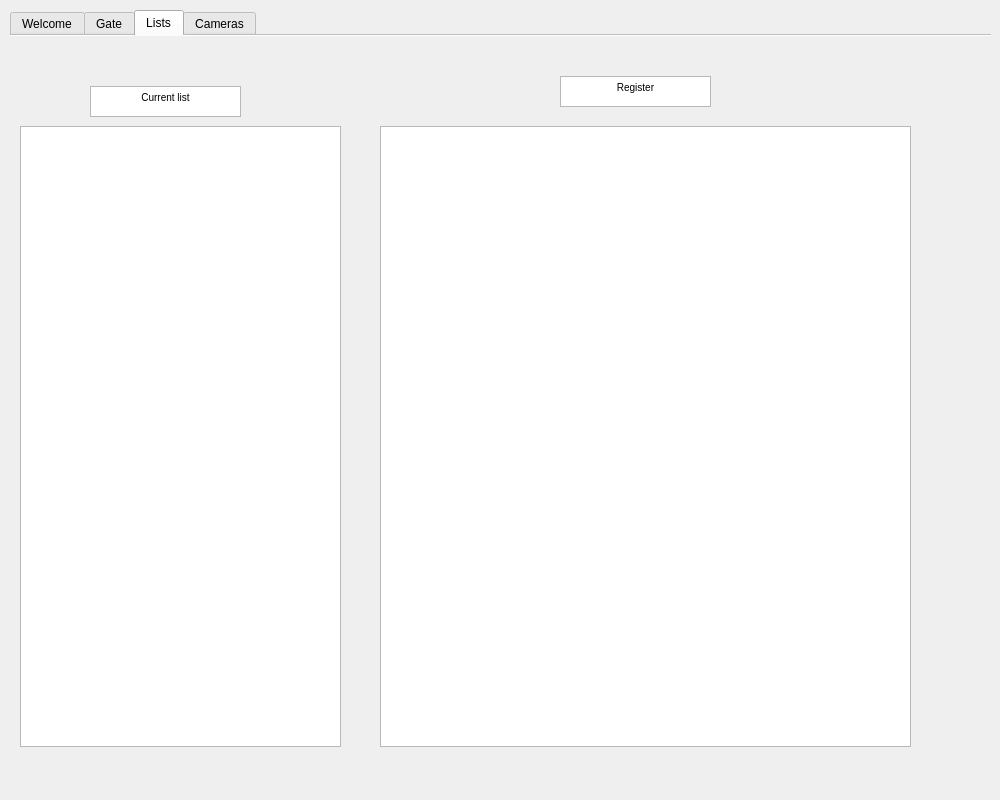
<?xml version="1.0" encoding="UTF-8"?>
<ui version="4.0">
 <class>Dialog</class>
 <widget class="QDialog" name="Dialog">
  <property name="geometry">
   <rect>
    <x>0</x>
    <y>0</y>
    <width>1000</width>
    <height>800</height>
   </rect>
  </property>
  <property name="windowTitle">
   <string>Dialog</string>
  </property>
  <property name="sizeGripEnabled">
   <bool>false</bool>
  </property>
  <property name="modal">
   <bool>false</bool>
  </property>
  <widget class="QTabWidget" name="tabWidget">
   <property name="enabled">
    <bool>true</bool>
   </property>
   <property name="geometry">
    <rect>
     <x>10</x>
     <y>10</y>
     <width>981</width>
     <height>782</height>
    </rect>
   </property>
   <property name="cursor">
    <cursorShape>ArrowCursor</cursorShape>
   </property>
   <property name="currentIndex">
    <number>2</number>
   </property>
   <property name="documentMode">
    <bool>true</bool>
   </property>
   <property name="tabsClosable">
    <bool>false</bool>
   </property>
   <property name="movable">
    <bool>true</bool>
   </property>
   <widget class="QWidget" name="Welcome">
    <attribute name="title">
     <string>Welcome</string>
    </attribute>
    <widget class="QLabel" name="icon_py">
     <property name="geometry">
      <rect>
       <x>530</x>
       <y>40</y>
       <width>351</width>
       <height>331</height>
      </rect>
     </property>
     <property name="text">
      <string/>
     </property>
     <property name="textFormat">
      <enum>Qt::AutoText</enum>
     </property>
     <property name="pixmap">
      <pixmap>../python-icon.png</pixmap>
     </property>
     <property name="scaledContents">
      <bool>true</bool>
     </property>
     <property name="openExternalLinks">
      <bool>false</bool>
     </property>
    </widget>
    <widget class="QLabel" name="icon_qt">
     <property name="geometry">
      <rect>
       <x>570</x>
       <y>450</y>
       <width>251</width>
       <height>241</height>
      </rect>
     </property>
     <property name="text">
      <string/>
     </property>
     <property name="pixmap">
      <pixmap>../qt-icon.png</pixmap>
     </property>
     <property name="scaledContents">
      <bool>false</bool>
     </property>
    </widget>
    <widget class="QTextBrowser" name="wel_text">
     <property name="geometry">
      <rect>
       <x>20</x>
       <y>240</y>
       <width>431</width>
       <height>471</height>
      </rect>
     </property>
     <property name="html">
      <string>&lt;!DOCTYPE HTML PUBLIC &quot;-//W3C//DTD HTML 4.0//EN&quot; &quot;http://www.w3.org/TR/REC-html40/strict.dtd&quot;&gt;
&lt;html&gt;&lt;head&gt;&lt;meta name=&quot;qrichtext&quot; content=&quot;1&quot; /&gt;&lt;style type=&quot;text/css&quot;&gt;
p, li { white-space: pre-wrap; }
&lt;/style&gt;&lt;/head&gt;&lt;body style=&quot; font-family:'MS Shell Dlg 2'; font-size:9.75pt; font-weight:400; font-style:normal;&quot;&gt;
&lt;p align=&quot;center&quot; style=&quot; margin-top:0px; margin-bottom:0px; margin-left:0px; margin-right:0px; -qt-block-indent:0; text-indent:0px;&quot;&gt;&lt;span style=&quot; font-size:12pt; font-weight:600;&quot;&gt;Welcome in Inteligent parking system &lt;/span&gt;&lt;/p&gt;
&lt;p align=&quot;center&quot; style=&quot;-qt-paragraph-type:empty; margin-top:0px; margin-bottom:0px; margin-left:0px; margin-right:0px; -qt-block-indent:0; text-indent:0px; font-size:12pt; font-weight:600;&quot;&gt;&lt;br /&gt;&lt;/p&gt;
&lt;p align=&quot;center&quot; style=&quot; margin-top:0px; margin-bottom:0px; margin-left:0px; margin-right:0px; -qt-block-indent:0; text-indent:0px;&quot;&gt;&lt;span style=&quot; font-size:10pt;&quot;&gt;Thank you for choosing SmartPark, your intelligent parking solution. Our application utilizes cutting-edge technology to read license plates and efficiently manage traffic within the parking facility. Leveraging OCR for license plate recognition and CUDA for accelerated computations, SmartPark ensures a seamless and swift parking experience.&lt;/span&gt;&lt;/p&gt;
&lt;p align=&quot;center&quot; style=&quot;-qt-paragraph-type:empty; margin-top:0px; margin-bottom:0px; margin-left:0px; margin-right:0px; -qt-block-indent:0; text-indent:0px; font-size:10pt;&quot;&gt;&lt;br /&gt;&lt;/p&gt;
&lt;p align=&quot;center&quot; style=&quot; margin-top:0px; margin-bottom:0px; margin-left:0px; margin-right:0px; -qt-block-indent:0; text-indent:0px;&quot;&gt;&lt;span style=&quot; font-size:10pt; font-weight:600;&quot;&gt;Before you get start&lt;/span&gt;&lt;/p&gt;
&lt;p align=&quot;center&quot; style=&quot;-qt-paragraph-type:empty; margin-top:0px; margin-bottom:0px; margin-left:0px; margin-right:0px; -qt-block-indent:0; text-indent:0px; font-size:10pt; font-weight:600;&quot;&gt;&lt;br /&gt;&lt;/p&gt;
&lt;p align=&quot;center&quot; style=&quot; margin-top:0px; margin-bottom:0px; margin-left:0px; margin-right:0px; -qt-block-indent:0; text-indent:0px;&quot;&gt;&lt;span style=&quot; font-size:10pt;&quot;&gt;Press 'Enable app' to boot api&lt;/span&gt;&lt;/p&gt;
&lt;p align=&quot;center&quot; style=&quot; margin-top:0px; margin-bottom:0px; margin-left:0px; margin-right:0px; -qt-block-indent:0; text-indent:0px;&quot;&gt;&lt;span style=&quot; font-size:10pt;&quot;&gt;If you press the 'Close app' button, the application will close after a 1 second&lt;/span&gt;&lt;/p&gt;
&lt;p align=&quot;center&quot; style=&quot;-qt-paragraph-type:empty; margin-top:0px; margin-bottom:0px; margin-left:0px; margin-right:0px; -qt-block-indent:0; text-indent:0px; font-size:10pt;&quot;&gt;&lt;br /&gt;&lt;/p&gt;
&lt;p align=&quot;center&quot; style=&quot; margin-top:0px; margin-bottom:0px; margin-left:0px; margin-right:0px; -qt-block-indent:0; text-indent:0px;&quot;&gt;&lt;span style=&quot; font-size:10pt; text-decoration: underline;&quot;&gt;Section - Gate&lt;/span&gt;&lt;/p&gt;
&lt;p align=&quot;center&quot; style=&quot; margin-top:0px; margin-bottom:0px; margin-left:0px; margin-right:0px; -qt-block-indent:0; text-indent:0px;&quot;&gt;&lt;span style=&quot; font-size:10pt;&quot;&gt;You will be able to view the entry and exit camera, take a snapshot of the car entering/exiting the parking lot, preview it in various formats, and recognize the license plate based on it.&lt;/span&gt;&lt;/p&gt;
&lt;p align=&quot;center&quot; style=&quot;-qt-paragraph-type:empty; margin-top:0px; margin-bottom:0px; margin-left:0px; margin-right:0px; -qt-block-indent:0; text-indent:0px; font-size:10pt;&quot;&gt;&lt;br /&gt;&lt;/p&gt;
&lt;p align=&quot;center&quot; style=&quot; margin-top:0px; margin-bottom:0px; margin-left:0px; margin-right:0px; -qt-block-indent:0; text-indent:0px;&quot;&gt;&lt;span style=&quot; font-size:10pt; text-decoration: underline;&quot;&gt; Section - Sists&lt;/span&gt;&lt;/p&gt;
&lt;p align=&quot;center&quot; style=&quot; margin-top:0px; margin-bottom:0px; margin-left:0px; margin-right:0px; -qt-block-indent:0; text-indent:0px;&quot;&gt;&lt;span style=&quot; font-size:10pt;&quot;&gt;In this section you can view the list of cars that are currently in the parking lot and the list of cars that have ever visited SmartPark&lt;/span&gt;&lt;/p&gt;
&lt;p align=&quot;center&quot; style=&quot;-qt-paragraph-type:empty; margin-top:0px; margin-bottom:0px; margin-left:0px; margin-right:0px; -qt-block-indent:0; text-indent:0px; font-size:10pt;&quot;&gt;&lt;br /&gt;&lt;/p&gt;
&lt;p align=&quot;center&quot; style=&quot; margin-top:0px; margin-bottom:0px; margin-left:0px; margin-right:0px; -qt-block-indent:0; text-indent:0px;&quot;&gt;&lt;span style=&quot; font-size:10pt; text-decoration: underline;&quot;&gt;Section - Cameras&lt;/span&gt;&lt;/p&gt;
&lt;p align=&quot;center&quot; style=&quot; margin-top:0px; margin-bottom:0px; margin-left:0px; margin-right:0px; -qt-block-indent:0; text-indent:0px;&quot;&gt;&lt;span style=&quot; font-size:10pt;&quot;&gt;View for the entrance, exit, traffic zone and parking zone&lt;/span&gt;&lt;/p&gt;
&lt;p style=&quot;-qt-paragraph-type:empty; margin-top:0px; margin-bottom:0px; margin-left:0px; margin-right:0px; -qt-block-indent:0; text-indent:0px; font-size:10pt;&quot;&gt;&lt;br /&gt;&lt;/p&gt;&lt;/body&gt;&lt;/html&gt;</string>
     </property>
    </widget>
    <widget class="QPushButton" name="on_butt">
     <property name="geometry">
      <rect>
       <x>30</x>
       <y>70</y>
       <width>171</width>
       <height>31</height>
      </rect>
     </property>
     <property name="focusPolicy">
      <enum>Qt::WheelFocus</enum>
     </property>
     <property name="text">
      <string>Enable app</string>
     </property>
     <property name="checkable">
      <bool>true</bool>
     </property>
     <property name="checked">
      <bool>false</bool>
     </property>
     <property name="autoDefault">
      <bool>false</bool>
     </property>
     <property name="default">
      <bool>false</bool>
     </property>
    </widget>
    <widget class="QPushButton" name="close_butt">
     <property name="geometry">
      <rect>
       <x>30</x>
       <y>110</y>
       <width>171</width>
       <height>31</height>
      </rect>
     </property>
     <property name="focusPolicy">
      <enum>Qt::WheelFocus</enum>
     </property>
     <property name="text">
      <string>Close app</string>
     </property>
     <property name="checkable">
      <bool>true</bool>
     </property>
     <property name="checked">
      <bool>false</bool>
     </property>
     <property name="autoDefault">
      <bool>false</bool>
     </property>
     <property name="default">
      <bool>false</bool>
     </property>
    </widget>
   </widget>
   <widget class="QWidget" name="Gate">
    <property name="cursor">
     <cursorShape>ArrowCursor</cursorShape>
    </property>
    <attribute name="title">
     <string>Gate</string>
    </attribute>
    <widget class="QLabel" name="captured_photo">
     <property name="geometry">
      <rect>
       <x>220</x>
       <y>360</y>
       <width>400</width>
       <height>250</height>
      </rect>
     </property>
     <property name="layoutDirection">
      <enum>Qt::LeftToRight</enum>
     </property>
     <property name="frameShape">
      <enum>QFrame::Box</enum>
     </property>
     <property name="frameShadow">
      <enum>QFrame::Raised</enum>
     </property>
     <property name="lineWidth">
      <number>7</number>
     </property>
     <property name="text">
      <string>TextLabel</string>
     </property>
    </widget>
    <widget class="QTextBrowser" name="en_ex_text">
     <property name="geometry">
      <rect>
       <x>430</x>
       <y>320</y>
       <width>231</width>
       <height>31</height>
      </rect>
     </property>
     <property name="html">
      <string>&lt;!DOCTYPE HTML PUBLIC &quot;-//W3C//DTD HTML 4.0//EN&quot; &quot;http://www.w3.org/TR/REC-html40/strict.dtd&quot;&gt;
&lt;html&gt;&lt;head&gt;&lt;meta name=&quot;qrichtext&quot; content=&quot;1&quot; /&gt;&lt;style type=&quot;text/css&quot;&gt;
p, li { white-space: pre-wrap; }
&lt;/style&gt;&lt;/head&gt;&lt;body style=&quot; font-family:'MS Shell Dlg 2'; font-size:9.75pt; font-weight:400; font-style:normal;&quot;&gt;
&lt;p align=&quot;center&quot; style=&quot; margin-top:0px; margin-bottom:0px; margin-left:0px; margin-right:0px; -qt-block-indent:0; text-indent:0px;&quot;&gt;&lt;span style=&quot; font-size:7.8pt;&quot;&gt;Entry/Exit cam&lt;/span&gt;&lt;/p&gt;&lt;/body&gt;&lt;/html&gt;</string>
     </property>
    </widget>
    <widget class="QComboBox" name="sel_view">
     <property name="geometry">
      <rect>
       <x>10</x>
       <y>600</y>
       <width>181</width>
       <height>41</height>
      </rect>
     </property>
     <item>
      <property name="text">
       <string>Select View</string>
      </property>
     </item>
     <item>
      <property name="text">
       <string>Normal</string>
      </property>
     </item>
     <item>
      <property name="text">
       <string>Bifilter</string>
      </property>
     </item>
     <item>
      <property name="text">
       <string>Edged</string>
      </property>
     </item>
     <item>
      <property name="text">
       <string>Isolated</string>
      </property>
     </item>
     <item>
      <property name="text">
       <string>Cropped</string>
      </property>
     </item>
    </widget>
    <widget class="QLabel" name="cam_gate">
     <property name="geometry">
      <rect>
       <x>330</x>
       <y>0</y>
       <width>431</width>
       <height>311</height>
      </rect>
     </property>
     <property name="frameShape">
      <enum>QFrame::Box</enum>
     </property>
     <property name="frameShadow">
      <enum>QFrame::Raised</enum>
     </property>
     <property name="lineWidth">
      <number>7</number>
     </property>
     <property name="text">
      <string>TextLabel</string>
     </property>
     <property name="textFormat">
      <enum>Qt::AutoText</enum>
     </property>
     <property name="scaledContents">
      <bool>false</bool>
     </property>
     <property name="alignment">
      <set>Qt::AlignJustify|Qt::AlignVCenter</set>
     </property>
    </widget>
    <widget class="QTextBrowser" name="cap_text">
     <property name="geometry">
      <rect>
       <x>280</x>
       <y>620</y>
       <width>281</width>
       <height>31</height>
      </rect>
     </property>
     <property name="layoutDirection">
      <enum>Qt::LeftToRight</enum>
     </property>
     <property name="frameShape">
      <enum>QFrame::Box</enum>
     </property>
     <property name="html">
      <string>&lt;!DOCTYPE HTML PUBLIC &quot;-//W3C//DTD HTML 4.0//EN&quot; &quot;http://www.w3.org/TR/REC-html40/strict.dtd&quot;&gt;
&lt;html&gt;&lt;head&gt;&lt;meta name=&quot;qrichtext&quot; content=&quot;1&quot; /&gt;&lt;style type=&quot;text/css&quot;&gt;
p, li { white-space: pre-wrap; }
&lt;/style&gt;&lt;/head&gt;&lt;body style=&quot; font-family:'MS Shell Dlg 2'; font-size:9.75pt; font-weight:400; font-style:normal;&quot;&gt;
&lt;p align=&quot;center&quot; style=&quot; margin-top:0px; margin-bottom:0px; margin-left:0px; margin-right:0px; -qt-block-indent:0; text-indent:0px;&quot;&gt;&lt;span style=&quot; font-size:7.8pt;&quot;&gt;Captured photo&lt;/span&gt;&lt;/p&gt;&lt;/body&gt;&lt;/html&gt;</string>
     </property>
    </widget>
    <widget class="QLabel" name="plate_photo">
     <property name="geometry">
      <rect>
       <x>630</x>
       <y>360</y>
       <width>351</width>
       <height>200</height>
      </rect>
     </property>
     <property name="frameShape">
      <enum>QFrame::Box</enum>
     </property>
     <property name="frameShadow">
      <enum>QFrame::Raised</enum>
     </property>
     <property name="lineWidth">
      <number>7</number>
     </property>
     <property name="text">
      <string>TextLabel</string>
     </property>
    </widget>
    <widget class="QTextBrowser" name="plate_text">
     <property name="geometry">
      <rect>
       <x>660</x>
       <y>620</y>
       <width>291</width>
       <height>41</height>
      </rect>
     </property>
     <property name="html">
      <string>&lt;!DOCTYPE HTML PUBLIC &quot;-//W3C//DTD HTML 4.0//EN&quot; &quot;http://www.w3.org/TR/REC-html40/strict.dtd&quot;&gt;
&lt;html&gt;&lt;head&gt;&lt;meta name=&quot;qrichtext&quot; content=&quot;1&quot; /&gt;&lt;style type=&quot;text/css&quot;&gt;
p, li { white-space: pre-wrap; }
&lt;/style&gt;&lt;/head&gt;&lt;body style=&quot; font-family:'MS Shell Dlg 2'; font-size:9.75pt; font-weight:400; font-style:normal;&quot;&gt;
&lt;p align=&quot;center&quot; style=&quot; margin-top:0px; margin-bottom:0px; margin-left:0px; margin-right:0px; -qt-block-indent:0; text-indent:0px;&quot;&gt;&lt;span style=&quot; font-size:7.8pt;&quot;&gt;Plate photo&lt;/span&gt;&lt;/p&gt;&lt;/body&gt;&lt;/html&gt;</string>
     </property>
    </widget>
    <widget class="QComboBox" name="sel_cam">
     <property name="geometry">
      <rect>
       <x>10</x>
       <y>70</y>
       <width>181</width>
       <height>41</height>
      </rect>
     </property>
     <item>
      <property name="text">
       <string>Select camera</string>
      </property>
     </item>
     <item>
      <property name="text">
       <string>Entry</string>
      </property>
     </item>
     <item>
      <property name="text">
       <string>Exit</string>
      </property>
     </item>
    </widget>
    <widget class="QWidget" name="verticalLayoutWidget_2">
     <property name="geometry">
      <rect>
       <x>0</x>
       <y>290</y>
       <width>201</width>
       <height>275</height>
      </rect>
     </property>
     <layout class="QVBoxLayout" name="park_info_lay">
      <item>
       <widget class="QTextBrowser" name="c_parking">
        <property name="html">
         <string>&lt;!DOCTYPE HTML PUBLIC &quot;-//W3C//DTD HTML 4.0//EN&quot; &quot;http://www.w3.org/TR/REC-html40/strict.dtd&quot;&gt;
&lt;html&gt;&lt;head&gt;&lt;meta name=&quot;qrichtext&quot; content=&quot;1&quot; /&gt;&lt;style type=&quot;text/css&quot;&gt;
p, li { white-space: pre-wrap; }
&lt;/style&gt;&lt;/head&gt;&lt;body style=&quot; font-family:'MS Shell Dlg 2'; font-size:9.75pt; font-weight:400; font-style:normal;&quot;&gt;
&lt;p style=&quot; margin-top:0px; margin-bottom:0px; margin-left:0px; margin-right:0px; -qt-block-indent:0; text-indent:0px;&quot;&gt;&lt;span style=&quot; font-size:7.8pt;&quot;&gt;Cars on parking: x&lt;/span&gt;&lt;/p&gt;&lt;/body&gt;&lt;/html&gt;</string>
        </property>
       </widget>
      </item>
      <item>
       <widget class="QTextBrowser" name="c_traf">
        <property name="html">
         <string>&lt;!DOCTYPE HTML PUBLIC &quot;-//W3C//DTD HTML 4.0//EN&quot; &quot;http://www.w3.org/TR/REC-html40/strict.dtd&quot;&gt;
&lt;html&gt;&lt;head&gt;&lt;meta name=&quot;qrichtext&quot; content=&quot;1&quot; /&gt;&lt;style type=&quot;text/css&quot;&gt;
p, li { white-space: pre-wrap; }
&lt;/style&gt;&lt;/head&gt;&lt;body style=&quot; font-family:'MS Shell Dlg 2'; font-size:9.75pt; font-weight:400; font-style:normal;&quot;&gt;
&lt;p style=&quot; margin-top:0px; margin-bottom:0px; margin-left:0px; margin-right:0px; -qt-block-indent:0; text-indent:0px;&quot;&gt;&lt;span style=&quot; font-size:7.8pt;&quot;&gt;Cars in traffic zone: y&lt;/span&gt;&lt;/p&gt;&lt;/body&gt;&lt;/html&gt;</string>
        </property>
       </widget>
      </item>
      <item>
       <widget class="QTextBrowser" name="c_parked">
        <property name="html">
         <string>&lt;!DOCTYPE HTML PUBLIC &quot;-//W3C//DTD HTML 4.0//EN&quot; &quot;http://www.w3.org/TR/REC-html40/strict.dtd&quot;&gt;
&lt;html&gt;&lt;head&gt;&lt;meta name=&quot;qrichtext&quot; content=&quot;1&quot; /&gt;&lt;style type=&quot;text/css&quot;&gt;
p, li { white-space: pre-wrap; }
&lt;/style&gt;&lt;/head&gt;&lt;body style=&quot; font-family:'MS Shell Dlg 2'; font-size:9.75pt; font-weight:400; font-style:normal;&quot;&gt;
&lt;p style=&quot; margin-top:0px; margin-bottom:0px; margin-left:0px; margin-right:0px; -qt-block-indent:0; text-indent:0px;&quot;&gt;&lt;span style=&quot; font-size:7.8pt;&quot;&gt;Cars parked:&lt;/span&gt;&lt;/p&gt;&lt;/body&gt;&lt;/html&gt;</string>
        </property>
       </widget>
      </item>
     </layout>
    </widget>
    <widget class="QPushButton" name="capture_butt">
     <property name="geometry">
      <rect>
       <x>10</x>
       <y>180</y>
       <width>171</width>
       <height>31</height>
      </rect>
     </property>
     <property name="text">
      <string>Capture photo</string>
     </property>
     <property name="checkable">
      <bool>true</bool>
     </property>
     <property name="autoRepeat">
      <bool>false</bool>
     </property>
     <property name="autoDefault">
      <bool>false</bool>
     </property>
     <property name="default">
      <bool>false</bool>
     </property>
     <property name="flat">
      <bool>false</bool>
     </property>
    </widget>
   </widget>
   <widget class="QWidget" name="Lists">
    <attribute name="title">
     <string>Lists</string>
    </attribute>
    <widget class="QTextBrowser" name="register_text">
     <property name="geometry">
      <rect>
       <x>550</x>
       <y>40</y>
       <width>151</width>
       <height>31</height>
      </rect>
     </property>
     <property name="html">
      <string>&lt;!DOCTYPE HTML PUBLIC &quot;-//W3C//DTD HTML 4.0//EN&quot; &quot;http://www.w3.org/TR/REC-html40/strict.dtd&quot;&gt;
&lt;html&gt;&lt;head&gt;&lt;meta name=&quot;qrichtext&quot; content=&quot;1&quot; /&gt;&lt;style type=&quot;text/css&quot;&gt;
p, li { white-space: pre-wrap; }
&lt;/style&gt;&lt;/head&gt;&lt;body style=&quot; font-family:'MS Shell Dlg 2'; font-size:9.75pt; font-weight:400; font-style:normal;&quot;&gt;
&lt;p align=&quot;center&quot; style=&quot; margin-top:0px; margin-bottom:0px; margin-left:0px; margin-right:0px; -qt-block-indent:0; text-indent:0px;&quot;&gt;&lt;span style=&quot; font-size:7.8pt;&quot;&gt;Register&lt;/span&gt;&lt;/p&gt;&lt;/body&gt;&lt;/html&gt;</string>
     </property>
    </widget>
    <widget class="QTextBrowser" name="curr_list">
     <property name="geometry">
      <rect>
       <x>10</x>
       <y>90</y>
       <width>321</width>
       <height>621</height>
      </rect>
     </property>
    </widget>
    <widget class="QTextBrowser" name="curr_list_text">
     <property name="geometry">
      <rect>
       <x>80</x>
       <y>50</y>
       <width>151</width>
       <height>31</height>
      </rect>
     </property>
     <property name="html">
      <string>&lt;!DOCTYPE HTML PUBLIC &quot;-//W3C//DTD HTML 4.0//EN&quot; &quot;http://www.w3.org/TR/REC-html40/strict.dtd&quot;&gt;
&lt;html&gt;&lt;head&gt;&lt;meta name=&quot;qrichtext&quot; content=&quot;1&quot; /&gt;&lt;style type=&quot;text/css&quot;&gt;
p, li { white-space: pre-wrap; }
&lt;/style&gt;&lt;/head&gt;&lt;body style=&quot; font-family:'MS Shell Dlg 2'; font-size:9.75pt; font-weight:400; font-style:normal;&quot;&gt;
&lt;p align=&quot;center&quot; style=&quot; margin-top:0px; margin-bottom:0px; margin-left:0px; margin-right:0px; -qt-block-indent:0; text-indent:0px;&quot;&gt;&lt;span style=&quot; font-size:7.8pt;&quot;&gt;Current list&lt;/span&gt;&lt;/p&gt;&lt;/body&gt;&lt;/html&gt;</string>
     </property>
    </widget>
    <widget class="QTextBrowser" name="register_list">
     <property name="geometry">
      <rect>
       <x>370</x>
       <y>90</y>
       <width>531</width>
       <height>621</height>
      </rect>
     </property>
     <property name="html">
      <string>&lt;!DOCTYPE HTML PUBLIC &quot;-//W3C//DTD HTML 4.0//EN&quot; &quot;http://www.w3.org/TR/REC-html40/strict.dtd&quot;&gt;
&lt;html&gt;&lt;head&gt;&lt;meta name=&quot;qrichtext&quot; content=&quot;1&quot; /&gt;&lt;style type=&quot;text/css&quot;&gt;
p, li { white-space: pre-wrap; }
&lt;/style&gt;&lt;/head&gt;&lt;body style=&quot; font-family:'MS Shell Dlg 2'; font-size:9.75pt; font-weight:400; font-style:normal;&quot;&gt;
&lt;p style=&quot;-qt-paragraph-type:empty; margin-top:0px; margin-bottom:0px; margin-left:0px; margin-right:0px; -qt-block-indent:0; text-indent:0px; font-size:7.8pt;&quot;&gt;&lt;br /&gt;&lt;/p&gt;&lt;/body&gt;&lt;/html&gt;</string>
     </property>
    </widget>
   </widget>
   <widget class="QWidget" name="Cameras">
    <attribute name="title">
     <string>Cameras</string>
    </attribute>
    <widget class="QWidget" name="gridLayoutWidget_2">
     <property name="geometry">
      <rect>
       <x>0</x>
       <y>0</y>
       <width>971</width>
       <height>751</height>
      </rect>
     </property>
     <layout class="QGridLayout" name="cam_lay">
      <item row="1" column="1">
       <widget class="QLabel" name="cam2">
        <property name="frameShape">
         <enum>QFrame::Box</enum>
        </property>
        <property name="frameShadow">
         <enum>QFrame::Raised</enum>
        </property>
        <property name="lineWidth">
         <number>7</number>
        </property>
        <property name="text">
         <string>TextLabel</string>
        </property>
       </widget>
      </item>
      <item row="3" column="0">
       <widget class="QLabel" name="cam3">
        <property name="frameShape">
         <enum>QFrame::Box</enum>
        </property>
        <property name="frameShadow">
         <enum>QFrame::Raised</enum>
        </property>
        <property name="lineWidth">
         <number>7</number>
        </property>
        <property name="text">
         <string>TextLabel</string>
        </property>
       </widget>
      </item>
      <item row="3" column="1">
       <widget class="QLabel" name="cam4">
        <property name="frameShape">
         <enum>QFrame::Box</enum>
        </property>
        <property name="frameShadow">
         <enum>QFrame::Raised</enum>
        </property>
        <property name="lineWidth">
         <number>7</number>
        </property>
        <property name="text">
         <string>TextLabel</string>
        </property>
       </widget>
      </item>
      <item row="1" column="0">
       <widget class="QLabel" name="cam1">
        <property name="frameShape">
         <enum>QFrame::Box</enum>
        </property>
        <property name="frameShadow">
         <enum>QFrame::Raised</enum>
        </property>
        <property name="lineWidth">
         <number>7</number>
        </property>
        <property name="text">
         <string>TextLabel</string>
        </property>
       </widget>
      </item>
     </layout>
    </widget>
   </widget>
  </widget>
 </widget>
 <resources/>
 <connections/>
</ui>
